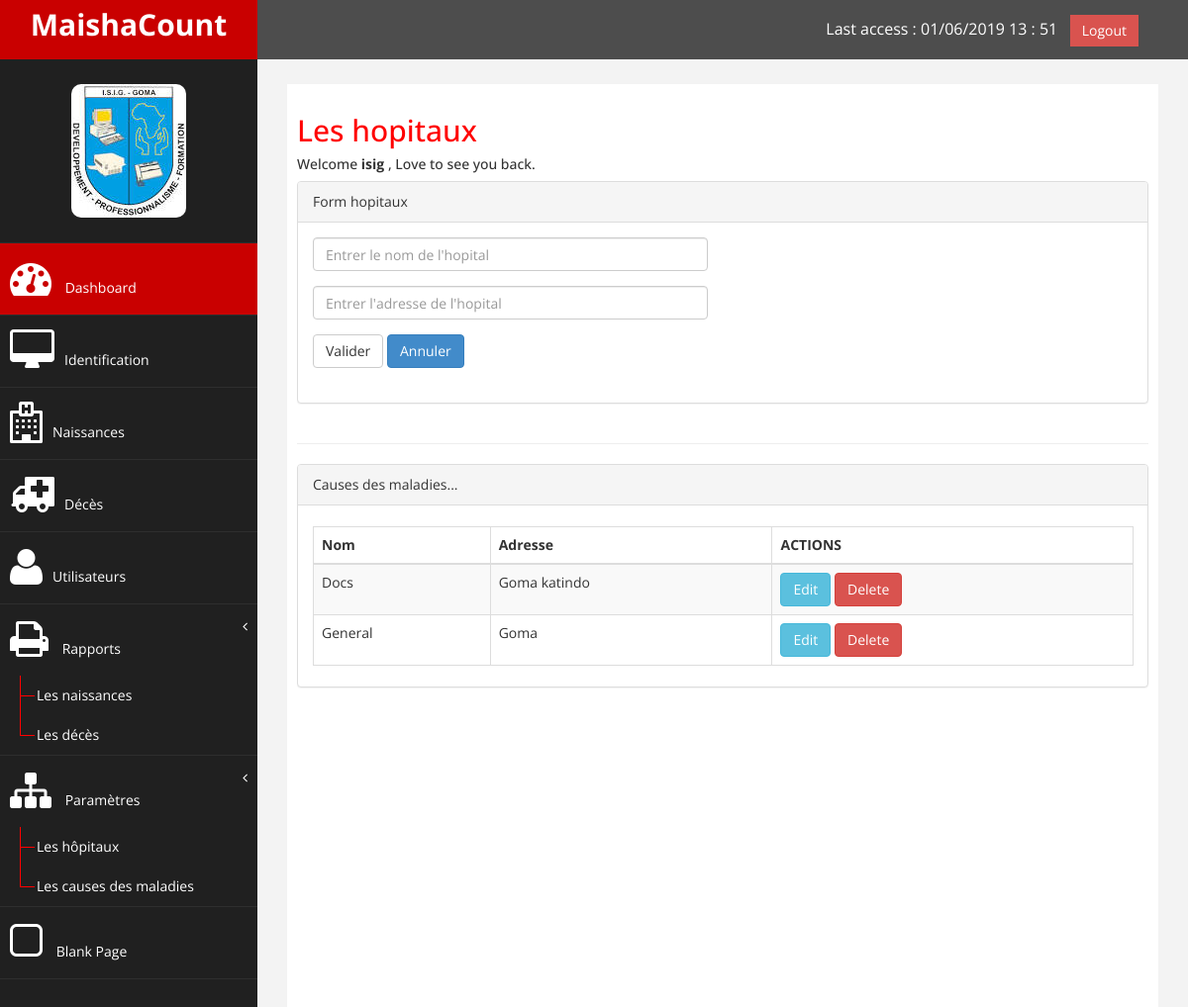
The page /hopital.php (signed in) on the database its author committed.
### tables this page shows
CREATE TABLE `thopital` (
  `id_hop` int(11) NOT NULL,
  `nom_hop` varchar(50) NOT NULL,
  `adresse_hop` text NOT NULL
);

### process_hop.php (called while the page is built, shortened)
<?php
        $update=false;
		$nom_hop='';
		$adresse_hop='';
 ?>

### hopital.php (the view, shortened to what this page needs)
<?php require 'process_hop.php'; ?>
<?php
    if(isset($_SESSION['connecter']) && $_SESSION['connecter']==true){
?>
<!DOCTYPE html>
<html xmlns="http://www.w3.org/1999/xhtml">
<head>
    <link href="assets/css/bootstrap.css" rel="stylesheet" />
    <link href="assets/css/font-awesome.css" rel="stylesheet" />
    <link href="assets/css/custom.css" rel="stylesheet" />
    <link href="assets/js/dataTables/dataTables.bootstrap.css" rel="stylesheet" />
</head>
<body>
<!-- <?php
    include('connexion.php');
?>
    <div id="wrapper">
        <nav class="navbar navbar-default navbar-cls-top " role="navigation" style="margin-bottom: 0">
            <div class="navbar-header">
                <a class="navbar-brand" href="">MaishaCount</a>
            </div>
  <div style="color: white;
padding: 15px 50px 5px 50px;
float: right;
font-size: 16px;"> Last access : <?php echo $_SESSION['jour']."/".$_SESSION['mois']."/".$_SESSION['annee']." ".$_SESSION['heure']." : ".$_SESSION['minute'];
?> &nbsp; <a href="deconnexion.php" class="btn btn-danger square-btn-adjust">Logout</a> </div>
        </nav>
                <nav class="navbar-default navbar-side" role="navigation">
            <div class="sidebar-collapse">
                <ul class="nav" id="main-menu">
                <li class="text-center">
                    <img src="<?php echo $_SESSION['photo']?>" class="user-image img-responsive"/>
                    </li>
                    <li>
                        <a class="active-menu"  href="admin.php"><i class="fa fa-dashboard fa-3x"></i> Dashboard</a>
                    </li>
                     <li>
                        <a  href="identite.php"><i class="fa fa-desktop fa-3x"></i>Identification</a>
                    </li>
                    <li>
                        <a  href="naissance.php"><i class="fa fa-hospital-o fa-3x"></i>Naissances</a>
                    </li>
                           <li  >
                        <a   href="deces.php"><i class="fa fa-ambulance fa-3x"></i>Décès</a>
                    </li>
                      <li  >
                        <a  href="utilisateur.php"><i class="fa fa-user fa-3x"></i>Utilisateurs</a>
                    </li>
                    <li>
                        <a href="#"><i class="fa fa-print fa-3x"></i> Rapports<span class="fa arrow"></span></a>
                        <ul class="nav nav-second-level">
                            <li>
                                <a href="rptnaissance.php">Les naissances</a>
                            </li>
                            <li>
                                <a href="rptdeces.php">Les décès</a>
                            </li>
                        </ul>
                      </li>
                    <li>
                        <a href="#"><i class="fa fa-sitemap fa-3x"></i> Paramètres<span class="fa arrow"></span></a>
                        <ul class="nav nav-second-level">
                            <li>
                                <a href="hopital.php">Les hôpitaux</a>
                            </li>
                            <li>
                                <a href="cause.php">Les causes des maladies</a>
                            </li>
                        </ul>
                      </li>
                  <li  >
                        <a  href="blank.html"><i class="fa fa-square-o fa-3x"></i> Blank Page</a>
                    </li>
                </ul>
            </div>
        </nav>
        <div id="page-wrapper" >
            <div id="page-inner">
                <div class="row">
                    <div class="col-md-12">
                     <h2>Les hopitaux</h2>
                        <h5>Welcome <strong><?php echo $_SESSION['nom']?></strong>  , Love to see you back. </h5>
                    </div>
                </div>
               <div class="row">
                <div class="col-md-12">
                    <div class="panel panel-default">
                        <div class="panel-heading">
                            Form hopitaux
                        </div>
                    <div class="panel-body">
                            <div class="row">
                                <div class="col-md-6">
                                    <form role="form" action="process_hop.php" method="POST">
                                        <div class="form-group">
                                            <input class="form-control" name="nom_hop" value="<?php echo $nom_hop; ?>" placeholder="Entrer le nom de l'hopital" />
                                        </div>
                                        <div class="form-group">
                                            <input class="form-control" name="adresse_hop" value="<?php echo $adresse_hop; ?>" placeholder="Entrer l'adresse de l'hopital" />
                                        </div>
                                    <?php
                                    if($update==true):
                                     ?>
                                 <button type="submit" name="update" class="btn btn-info">Update</button>
                             <?php else: ?>
                                        <button type="submit" name="submit" class="btn btn-default">Valider</button>
                            <?php endif ?>
                                        <button type="reset" class="btn btn-primary">Annuler</button>
                                    </form>
                                    <br />
                                </div>
                            </div>
                        </div>
                    </div>
                </div>
            </div>
                 <hr />
               <?php
                $rq="SELECT * FROM thopital";
                $result=mysqli_query($base,$rq) OR die(mysql_error());
               ?>
            <div class="row">
                <div class="col-md-12">
                    <div class="panel panel-default">
                        <div class="panel-heading">
                             Causes des maladies...
                        </div>
                        <div class="panel-body">
                            <div class="table-responsive">
                                <table class="table table-striped table-bordered table-hover" id="dataTables-example">
                                    <thead>
                                        <tr>
                                            <th>Nom</th>
                                            <th>Adresse</th>
                                            <th colspan="2">ACTIONS</th>
                                        </tr>
                                    </thead>
                                    <tbody>
                                    <?php
                                    while ($row=mysqli_fetch_array($result)):
                                     ?>
                                        <tr class="odd gradeX">
                                            <td><?php echo $row['nom_hop']; ?></td>
                                            <td><?php echo $row['adresse_hop']; ?></td>
                                            <td>
                                                <a href="hopital.php?edit=<?php echo $row['id_hop'] ;?>" class="btn btn-info">Edit</a>
                                                <a href="process_hop.php?delete= <?php echo $row['id_hop']; ?>" class="btn btn-danger">Delete</a>
                                            </td>
                                        </tr>
                                    <?php endwhile; ?>
                                    </tbody>
                                </table>
                            </div>
                        </div>
                    </div>
                </div>
            </div>
        </div>
    </div>
            </div>
</body>
</html>
<?php
}else
    header('location:./index.php');
?>

### assets/css/custom.css (style rules this page uses)
body { font-family: 'Open Sans', sans-serif; }
#wrapper { width: 100%; background:#202020; }
#page-wrapper { padding: 15px 15px; min-height: 600px; background:#F3F3F3; }
#page-inner { width:100%; margin:10px 20px 10px 0px; background-color:#fff!important; padding:10px; min-height:1200px; }
.text-center { text-align:center; }
h2 { color: #f00; }
.square-btn-adjust { border: 0px solid transparent; -webkit-border-radius: 0px; -moz-border-radius: 0px; border-radius: 0px; }
.user-image { margin: 25px auto; -webkit-border-radius: 10px; -moz-border-radius: 10px; border-radius: 10px; max-height:170px; max-width:170px; }
.navbar-cls-top .navbar-brand { color: #fff; background: #C90000; width: 260px; text-align: center; height: 60px; font-size: 30px; font-weight: 700; }
.active-menu { background-color:#C90000!important; }
.arrow { float: right; }
.fa.arrow:before { content: "\f104"; }
.nav-second-level li, .nav-third-level li { border-bottom: none !important; }
.nav-second-level li a { padding-left: 37px; }
.sidebar-collapse , .sidebar-collapse .nav { background:none; }
.sidebar-collapse .nav { padding:0; }
.sidebar-collapse .nav > li > a { color:#fff; background:#202020; text-shadow:none; }
.sidebar-collapse > .nav > li > a { padding:15px 10px; }
.sidebar-collapse > .nav > li { border-bottom: 1px solid rgba(107, 108, 109, 0.19); }
.nav-second-level > li > a:before , .nav-third-level > li > a:before { content:""; display:block; position:absolute; left:20px; width:15px; height:1px; background:#ff0000; top:20px; }
.nav-second-level > li > a:after, .nav-third-level > li > a:after { content:""; display:block; position:absolute; left:20px; width:1px; height:100%; background:#ff0000; top:0px; z-index:10; }
.nav-second-level > li:last-child > a:after, .nav-third-level > li:last-child > a:after { height:50%; }
.navbar-side { border:none; background-color: #202020; }
.navbar-cls-top { background:#4D4D4D; border-bottom:none; }
.navbar-default { border:0px solid black; }
.navbar-header { background: #A70303; }
.nav > li > a > i { margin-right:10px; }
@media (min-width:768px) { #page-wrapper { margin: 0 0 0 260px; padding: 15px 30px; min-height: 1200px; } }
@media (min-width:768px) { .navbar-side { z-index: 1; position: absolute; width: 260px; } }
@media (min-width:768px) { .navbar { border-radius: 0px; } }

### rows shown on the page
thopital: nom_hop "Docs", adresse_hop "Goma katindo"
thopital: nom_hop "General", adresse_hop "Goma"

### other values the page prints
$_SESSION['jour'] "01"
$_SESSION['mois'] "06"
$_SESSION['annee'] "2019"
$_SESSION['heure'] "13"
$_SESSION['minute'] "51"
$_SESSION['nom'] "isig"
